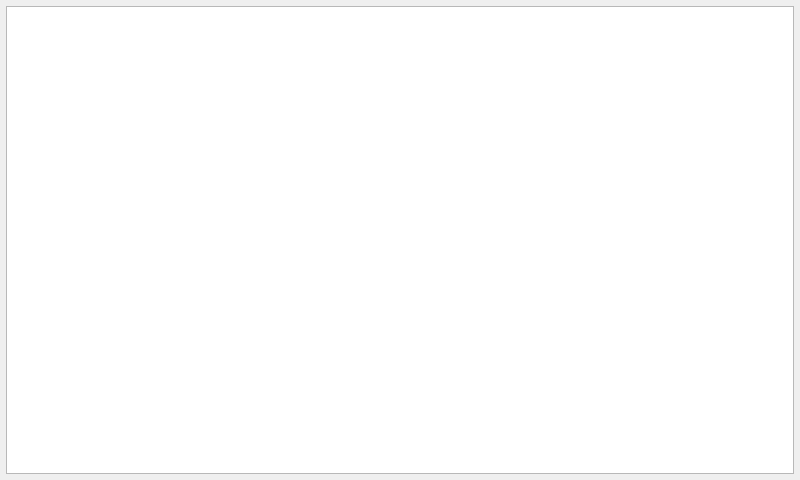
<?xml version="1.0" encoding="UTF-8"?>
<ui version="4.0">
 <class>NetworkTestWizardPage</class>
 <widget class="QWizardPage" name="NetworkTestWizardPage">
  <property name="geometry">
   <rect>
    <x>0</x>
    <y>0</y>
    <width>800</width>
    <height>480</height>
   </rect>
  </property>
  <property name="windowTitle">
   <string>Network Test</string>
  </property>
  <property name="title">
   <string>Network Test</string>
  </property>
  <property name="subTitle">
   <string>Here is a list of networks I can see</string>
  </property>
  <layout class="QVBoxLayout" name="verticalLayout">
   <property name="margin">
    <number>6</number>
   </property>
   <item>
    <widget class="QListView" name="networks">
     <property name="font">
      <font>
       <pointsize>33</pointsize>
      </font>
     </property>
    </widget>
   </item>
  </layout>
 </widget>
 <resources/>
 <connections/>
</ui>
